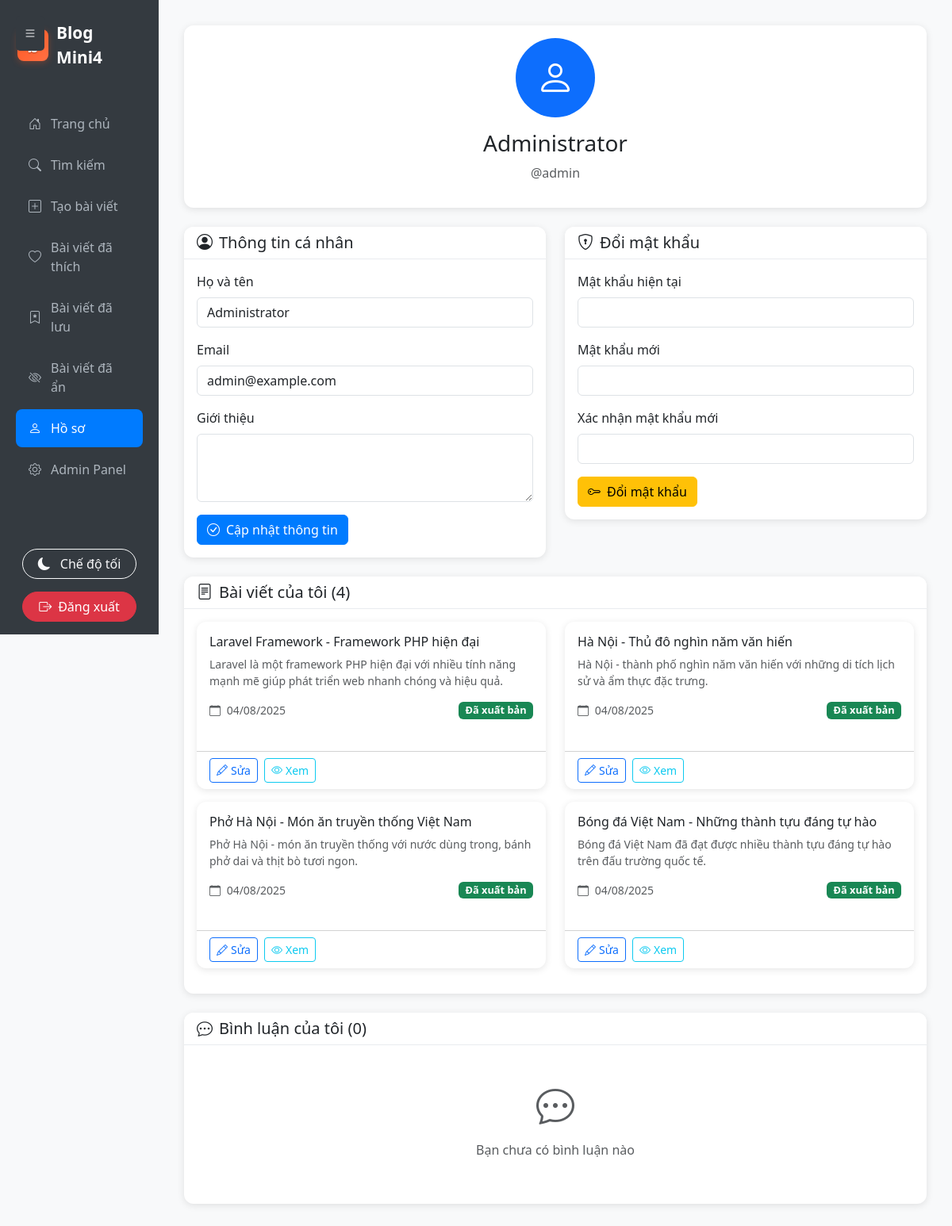
Screenshot of /public/user (signed in) with the database file from the repository.
### tables this page shows
CREATE TABLE users (
    id INT AUTO_INCREMENT PRIMARY KEY,
    username VARCHAR(50) UNIQUE NOT NULL,
    email VARCHAR(100) UNIQUE NOT NULL,
    password VARCHAR(255) NOT NULL,
    full_name VARCHAR(100),
    avatar VARCHAR(255) DEFAULT NULL,
    role ENUM('admin', 'user') DEFAULT 'user',
    created_at TIMESTAMP DEFAULT CURRENT_TIMESTAMP,
    updated_at TIMESTAMP DEFAULT CURRENT_TIMESTAMP ON UPDATE CURRENT_TIMESTAMP
);

CREATE TABLE posts (
    id INT AUTO_INCREMENT PRIMARY KEY,
    title VARCHAR(255) NOT NULL,
    slug VARCHAR(255) UNIQUE NOT NULL,
    content TEXT NOT NULL,
    excerpt TEXT,
    featured_image VARCHAR(255),
    status ENUM('published', 'draft') DEFAULT 'published',
    user_id INT NOT NULL,
    category_id INT,
    view_count INT DEFAULT 0,
    created_at TIMESTAMP DEFAULT CURRENT_TIMESTAMP,
    updated_at TIMESTAMP DEFAULT CURRENT_TIMESTAMP ON UPDATE CURRENT_TIMESTAMP,
    FOREIGN KEY (user_id) REFERENCES users(id) ON DELETE CASCADE,
    FOREIGN KEY (category_id) REFERENCES categories(id) ON DELETE SET NULL
);

### views/client/profile.php (the view, shortened to what the rows shown need)
<div class="card mb-4">
    <div class="card-body text-center">
        <div class="mb-3">
            <div class="bg-primary rounded-circle d-inline-flex align-items-center justify-content-center"
                 style="width: 100px; height: 100px;">
                <i class="bi bi-person text-white" style="font-size: 3rem;"></i>
            </div>
        </div>
        <h3><?php echo htmlspecialchars($user['full_name']); ?></h3>
        <p class="text-muted">@<?php echo htmlspecialchars($user['username']); ?></p>
    </div>
</div>
<div class="row">
    <div class="col-md-6">
        <div class="card mb-4">
            <div class="card-header">
                <h5 class="mb-0">
                    <i class="bi bi-person-circle me-2"></i>Thông tin cá nhân
                </h5>
            </div>
            <div class="card-body">
                <form action="/Mini-4/public/profile/update" method="POST">
                    <div class="mb-3">
                        <label for="full_name" class="form-label">Họ và tên</label>
                        <input type="text" class="form-control" id="full_name" name="full_name"
                               value="<?php echo htmlspecialchars($user['full_name']); ?>" required>
                    </div>
                    <div class="mb-3">
                        <label for="email" class="form-label">Email</label>
                        <input type="email" class="form-control" id="email" name="email"
                               value="<?php echo htmlspecialchars($user['email']); ?>" required>
                    </div>
                    <div class="mb-3">
                        <label for="bio" class="form-label">Giới thiệu</label>
                        <textarea class="form-control" id="bio" name="bio" rows="3"><?php echo htmlspecialchars($user['bio'] ?? ''); ?></textarea>
                    </div>
                    <button type="submit" class="btn btn-primary">
                        <i class="bi bi-check-circle me-2"></i>Cập nhật thông tin
                    </button>
                </form>
            </div>
        </div>
    </div>
    <div class="col-md-6">
        <div class="card mb-4">
            <div class="card-header">
                <h5 class="mb-0">
                    <i class="bi bi-shield-lock me-2"></i>Đổi mật khẩu
                </h5>
            </div>
            <div class="card-body">
                <form action="/Mini-4/public/profile/change-password" method="POST">
                    <div class="mb-3">
                        <label for="current_password" class="form-label">Mật khẩu hiện tại</label>
                        <input type="password" class="form-control" id="current_password" name="current_password" required>
                    </div>
                    <div class="mb-3">
                        <label for="new_password" class="form-label">Mật khẩu mới</label>
                        <input type="password" class="form-control" id="new_password" name="new_password" required>
                    </div>
                    <div class="mb-3">
                        <label for="confirm_new_password" class="form-label">Xác nhận mật khẩu mới</label>
                        <input type="password" class="form-control" id="confirm_new_password" name="confirm_password" required>
                    </div>
                    <button type="submit" class="btn btn-warning">
                        <i class="bi bi-key me-2"></i>Đổi mật khẩu
                    </button>
                </form>
            </div>
        </div>
    </div>
</div>
<div class="card mb-4">
    <div class="card-header">
        <h5 class="mb-0">
            <i class="bi bi-file-text me-2"></i>Bài viết của tôi (<?php echo count($posts); ?>)
        </h5>
    </div>
    <div class="card-body">
        <?php if (empty($posts)): ?>
            <div class="text-center py-4">
                <i class="bi bi-file-text text-muted" style="font-size: 3rem;"></i>
                <p class="text-muted mt-2">Bạn chưa có bài viết nào</p>
                <a href="/Mini-4/public/post/create" class="btn btn-primary">
                    <i class="bi bi-plus-circle me-2"></i>Tạo bài viết đầu tiên
                </a>
            </div>
        <?php else: ?>
            <div class="row">
                <?php foreach ($posts as $post): ?>
                    <div class="col-md-6 mb-3">
                        <div class="card h-100">
                            <div class="card-body">
                                <h6 class="card-title">
                                    <a href="/Mini-4/public/post/<?php echo $post['id']; ?>"
                                       class="text-decoration-none text-dark">
                                        <?php echo htmlspecialchars($post['title']); ?>
                                    </a>
                                </h6>
                                <p class="card-text text-muted small">
                                    <?php echo htmlspecialchars($post['excerpt'] ?? substr(strip_tags($post['content']), 0, 80) . '...'); ?>
                                </p>
                                <div class="d-flex justify-content-between align-items-center">
                                    <small class="text-muted">
                                        <i class="bi bi-calendar me-1"></i>
                                        <?php echo date('d/m/Y', strtotime($post['created_at'])); ?>
                                    </small>
                                    <span class="badge bg-<?php echo $post['status'] === 'published' ? 'success' : 'secondary'; ?>">
                                        <?php echo $post['status'] === 'published' ? 'Đã xuất bản' : 'Bản nháp'; ?>
                                    </span>
                                </div>
                            </div>
                            <div class="card-footer bg-transparent">
                                <div class="d-flex gap-2">
                                    <a href="/Mini-4/public/post/<?php echo $post['id']; ?>/edit"
                                       class="btn btn-outline-primary btn-sm">
                                        <i class="bi bi-pencil me-1"></i>Sửa
                                    </a>
                                    <a href="/Mini-4/public/post/<?php echo $post['id']; ?>"
                                       class="btn btn-outline-info btn-sm">
                                        <i class="bi bi-eye me-1"></i>Xem
                                    </a>
                                </div>
                            </div>
                        </div>
                    </div>
                <?php endforeach; ?>
            </div>
        <?php endif; ?>
    </div>
</div>
<div class="card">
    <div class="card-header">
        <h5 class="mb-0">
            <i class="bi bi-chat-dots me-2"></i>Bình luận của tôi (<?php echo count($comments); ?>)
        </h5>
    </div>
    <div class="card-body">
        <?php if (empty($comments)): ?>
            <div class="text-center py-4">
                <i class="bi bi-chat-dots text-muted" style="font-size: 3rem;"></i>
                <p class="text-muted mt-2">Bạn chưa có bình luận nào</p>
            </div>
        <?php endif; ?>
    </div>
</div>

### core/Router.php (shortened to what the rows shown need)
<?php
class Router{
    private $routes =[];
    public function addRouter($method, $pattern, $controller){
        $this->routes[] = [
            'method' => $method,
            'pattern' => $pattern,
            'controller' => $controller
        ];
    }
    public function dispatch($uri, $method){
        $uri = parse_url($uri, PHP_URL_PATH);
        $uri = preg_replace('#^/Mini-4/public#', '', $uri);
        foreach ($this->routes as $route){
            if ($route['method'] === $method && preg_match("#^{$route['pattern']}$#", $uri, $matches)) {
                list($controller, $action) = explode('@', $route['controller']);
                array_shift($matches);
                require_once __DIR__ . '/Database.php';
                require_once __DIR__ . '/Model.php';
                require_once __DIR__ . '/../models/User.php';
                require_once __DIR__ . '/../models/Post.php';
                $controllerFile = '';
                if (strpos($controller, 'admin\\') === 0) {
                    $controllerName = str_replace('admin\\', '', $controller);
                    $controllerFile = __DIR__ . "/../controllers/admin/$controllerName.php";
                    $controllerClass = 'admin\\' . $controllerName;
                } elseif (strpos($controller, 'client/') === 0) {
                    $controllerFile = __DIR__ . "/../controllers/$controller.php";
                } else {
                    $controllerFile = __DIR__ . "/../controllers/client/$controller.php";
                    $controllerClass = 'client\\' . $controller;
                }
                if (file_exists($controllerFile)) {
                    $controllerInstance = new $controllerClass();
                    call_user_func_array([$controllerInstance, $action], $matches);
                    return;
                } else {
                    http_response_code(404);
                    echo "Controller not found";
                    return;
                }
            }
        }
    }
}
?>

### rows the page displays
users: full_name "Administrator", username "admin", email "admin@example.com"
posts: title "Laravel Framework - Framework PHP hiện đại", excerpt "Laravel là một framework PHP hiện đại với nhiều tính năng mạnh mẽ giúp phát triển web nhanh chóng và hiệu quả.", created_at "04/08/2025", status "Đã xuất bản"
posts: title "Hà Nội - Thủ đô nghìn năm văn hiến", excerpt "Hà Nội - thành phố nghìn năm văn hiến với những di tích lịch sử và ẩm thực đặc trưng.", created_at "04/08/2025", status "Đã xuất bản"
posts: title "Phở Hà Nội - Món ăn truyền thống Việt Nam", excerpt "Phở Hà Nội - món ăn truyền thống với nước dùng trong, bánh phở dai và thịt bò tươi ngon.", created_at "04/08/2025", status "Đã xuất bản"
posts: title "Bóng đá Việt Nam - Những thành tựu đáng tự hào", excerpt "Bóng đá Việt Nam đã đạt được nhiều thành tựu đáng tự hào trên đấu trường quốc tế.", created_at "04/08/2025", status "Đã xuất bản"
